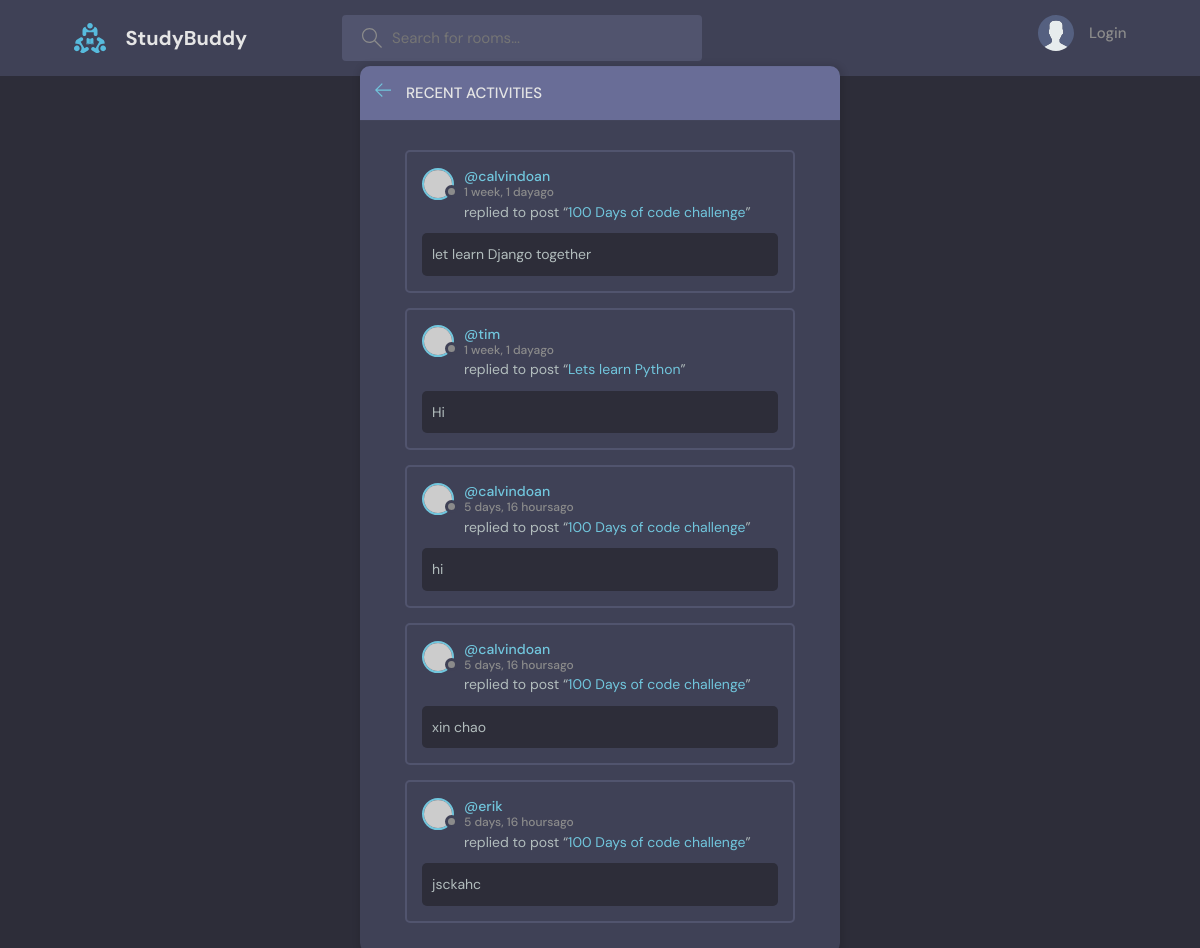
The page /activity/ on the database as committed earlier.
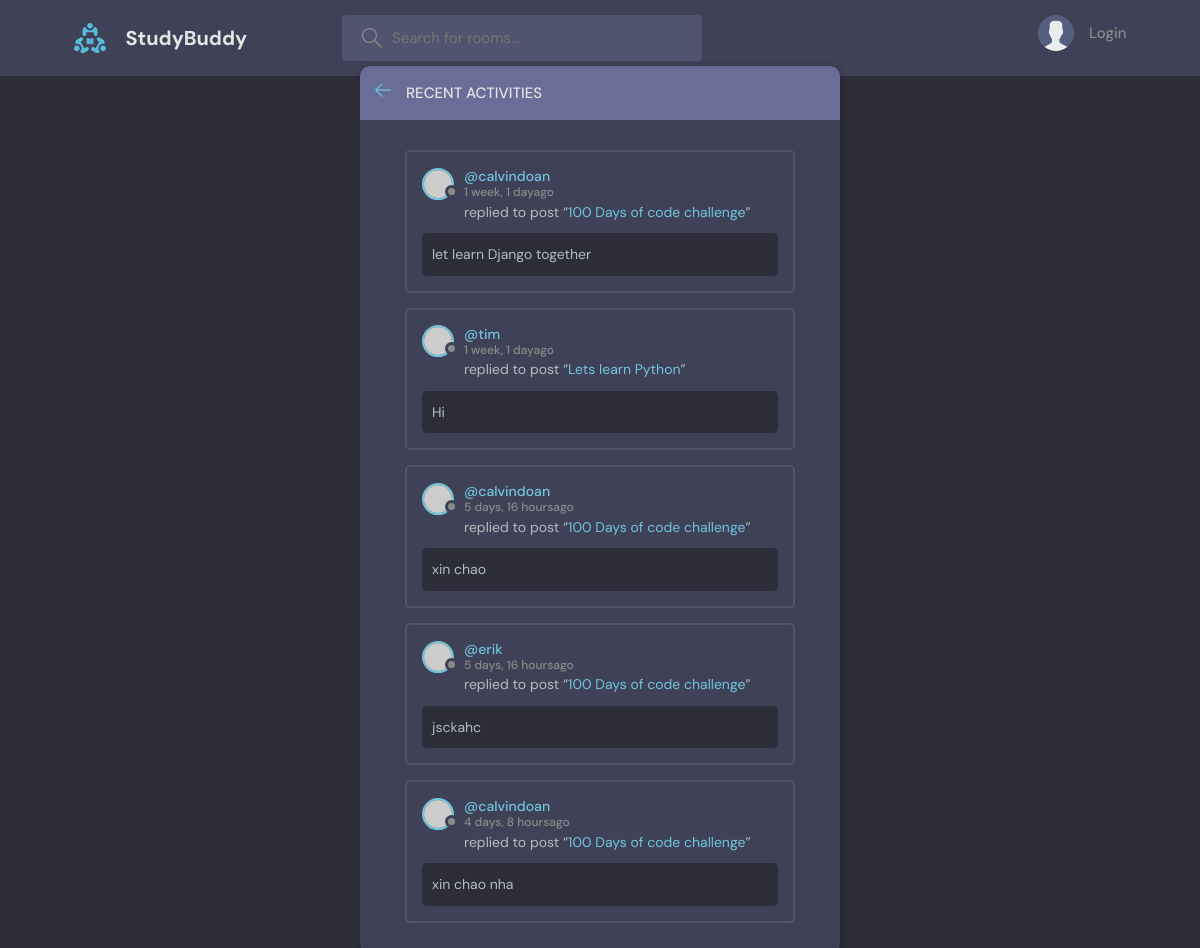
The same page on the database as committed later.
### base/models.py (models this page shows, shortened)
class Message(models.Model):
    user = models.ForeignKey(User, on_delete=models.CASCADE)
    room = models.ForeignKey(Room, on_delete=models.CASCADE)
    body = models.TextField()
    created = models.DateTimeField(auto_now_add=True)
    updated = models.DateTimeField(auto_now=True)

class Room(models.Model):
    host = models.ForeignKey(User, on_delete=models.SET_NULL, null=True)
    topic = models.ForeignKey(Topic , on_delete=models.SET_NULL, null=True)
    name = models.CharField(max_length=200)
    description = models.TextField(null=True, blank=True)
    participants = models.ManyToManyField(User, related_name='participants', blank=True)
    created = models.DateTimeField(auto_now_add=True) # created object time
    updated = models.DateTimeField(auto_now=True) # updating the time after update object
    class Meta:
        ordering = ['-updated', '-created']

### base/views.py (the view)
# urls.py: path('activity/', views.activityPage, name='activity')
def activityPage(request):
    room_messages = Message.objects.all()[0:5]
    context = {'room_messages':room_messages}
    return render(request, 'base/activity.html', context)

### base/templates/base/activity.html (shortened to what this page needs)
{% extends 'main.html' %}
{% block content %}
<main class="layout">
    <div class="container">
        <div class="layout__box">
            <div class="layout__boxHeader">
                <div class="layout__boxTitle">
                    <a href="{% url 'home' %}">
                        <svg version="1.1" xmlns="http://www.w3.org/2000/svg" width="32" height="32"
                            viewBox="0 0 32 32">
                            <title>arrow-left</title>
                            <path
                                d="M13.723 2.286l-13.723 13.714 13.719 13.714 1.616-1.611-10.96-10.96h27.625v-2.286h-27.625l10.965-10.965-1.616-1.607z">
                            </path>
                        </svg>
                    </a>
                    <h3>Recent Activities</h3>
                </div>
            </div>
            <div class="activities-page layout__body">
                {% for message in room_messages%}
                <div class="activities__box">
                    <div class="activities__boxHeader roomListRoom__header">
                        <a href="{% url 'user-profile' message.user.id %}" class="roomListRoom__author">
                            <div class="avatar avatar--small">
                                <img src="https://randomuser.me/api/portraits/women/11.jpg" />
                            </div>
                            <p>
                                @{{message.user.username}}
                                <span>{{message.created|timesince}}ago</span>
                            </p>
                        </a>
                    </div>
                    <div class="activities__boxContent">
                        <p>replied to post “<a href="{% url 'room' message.room.id %}">{{message.room.name}}</a>”</p>
                        <div class="activities__boxRoomContent">
                            <p>{{message.body}}</p>
                        </div>
                    </div>
                </div>
                {% endfor %}
            </div>
        </div>
    </div>
</main>
{% endblock content %}

Rows that differ between the two databases and show on the page:
removed Message: user.username "calvindoan", created "5 days, 16 hours", room.name "100 Days of code challenge", body "hi"
now on this page (row unchanged): Message: user.username "calvindoan", created "4 days, 8 hours", room.name "100 Days of code challenge", body "xin chao nha"
